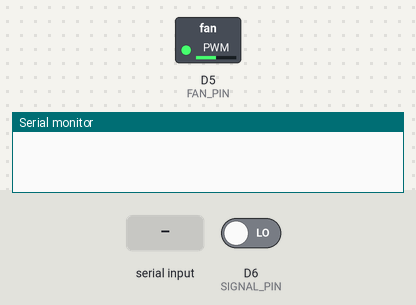
The sketch below on a simulated ESP8266 (NodeMCU). On the bench: switched loads named in the sketch (green lamp = pin HIGH), the last lines printed to the serial monitor. Inputs (shaded band) come from the test bench; at power-on: D6 (SIGNAL_PIN) LOW.

Above: at 1.2 s.
1.3 s: byte 90 received over Serial
At 2.8 s:
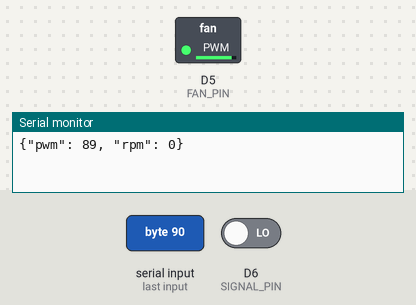
3.5 s: byte 30 received over Serial
At 7.0 s:
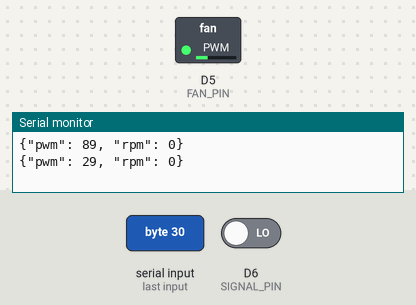
Timing chart, 0 to 8.5 s (numbered marks = the images above; inputs shaded):
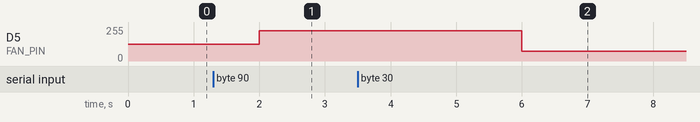

The sketch:

fan_pwm.ino
```cpp
const int FAN_PIN = D5;
const int SIGNAL_PIN = D6;

const int sleeptime = 2 * 1000;

int FAN_SPEED_PERCENT = 50;

/* By default PWM frequency is 1000Hz and we are using same
 for this application hence no need to set */
void setup()
{
  Serial.begin(9600);
  pinMode(FAN_PIN, OUTPUT);
  pinMode(SIGNAL_PIN, INPUT);
  // power on FAN
  analogWrite(FAN_PIN, (FAN_SPEED_PERCENT/100.0)*255);
}

int getFanSpeedRpm() {
  int highTime = pulseIn(SIGNAL_PIN, HIGH);
  int lowTime = pulseIn(SIGNAL_PIN, LOW);
  int period = highTime + lowTime;
  if (period == 0) {
    return 0;
  }
  float freq = 1000000.0 / (float)period;
  return (freq * 60.0) / 2.0; // two cycles per revolution
}

void setFanSpeedPercent(int p) {
  int value = (p / 100.0) * 255;
  analogWrite(FAN_PIN, value);
}

void printStatus(int p) {
  Serial.print("{\"pwm\": ");
  Serial.print(FAN_SPEED_PERCENT);
  Serial.print(", \"rpm\": ");
  Serial.print(p);
  Serial.print("}");
  Serial.println();
}

void loop()
{
  char control;
  int actualFanSpeedRpm = getFanSpeedRpm();
  // check serial for new value
  if (Serial.available()) {
    control = Serial.read();
    // serial could hold multiple values, read until NULL
    while (control != 0) {
      FAN_SPEED_PERCENT = control - 1;
      setFanSpeedPercent(FAN_SPEED_PERCENT);
      if (Serial.available() > 0) {
        control = Serial.read();
      }
      else {
        control = 0;
      }
    }
  }

  printStatus(actualFanSpeedRpm);

  delay(sleeptime);
}
```

Measured:
- after the input at 1.3 s, D5 (FAN_PIN): 127/255 → 226/255 after 0.70 s
- after the input at 3.5 s, D5 (FAN_PIN): 226/255 → 73/255 after 2.5 s
